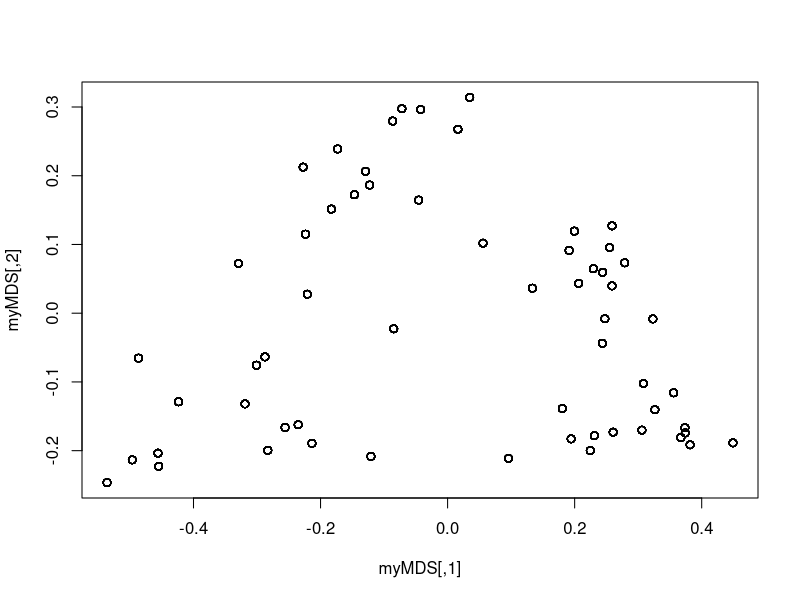
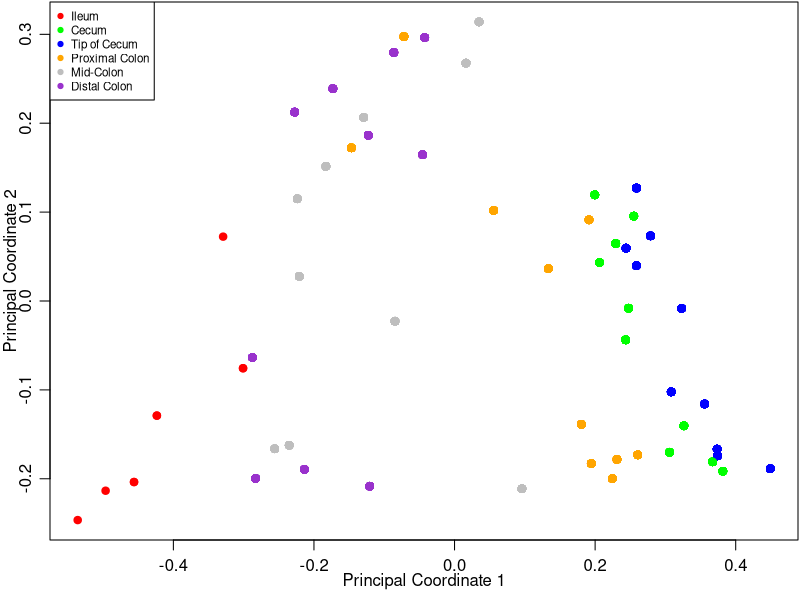

Write R code to recreate these figures, in order. (Note: this script raises an error after producing the figures.)
#===============================================================================
# mouse.R -- Arnaud Somda, Tony Matts, and Michael Campbell
# Arnaud Somda, Tony Matts, and Michael Campbell
# 10/30/13
# Project 6
# CSCI 451
# Fall
#
#-------------------------------------------------------------------------------
#
# Analyzes a single data file to determine if all of the samples taken from a 
# given location (ilium, cecum, etc.) are more similar to one another than to 
# other sample points using Principal Coordinates Analysis and Linear 
# Discriminant Analysis.
#===============================================================================
#setwd(~/Documents/school_fall_13/csci451/proj6Team)
if(length(grep("linux",R.Version()$os))){
	windows <- function( ... ) X11( ... )
}

# read in  data.
mydata = read.csv("mouse.csv", row.names = 1, header = TRUE)

# removes any genera that show-up in only one sample by building an array with all of 
# the indexes of rows that have only one non-zero value.
for(i in 1:nrow(mydata)){
	indexes = which(mydata[i,] >0)
	numNonZero = length(indexes)
	if(numNonZero < 2){
		mydata = mydata[-i,]
	}
}

# gets rid of any rows for which the genus is unknown, naming it “Other”.
taxa = row.names(mydata)
taxaList = strsplit(taxa,";")
taxaMatrix = matrix(unlist(taxaList),nrow=length(taxaList[[1]]))
genusVector = taxaMatrix[6,]
rowsWithOtherInGenus = which(genusVector == "Other")

mydata = t(mydata) #transposes the data.
sampleNames = row.names(mydata) #find sample names by getting row names.

# look for the associated letters for each of the sample points.
indexesOfIleum = grep(".*IL", sampleNames)
indexesOfDColon = grep(".*DC", sampleNames)
indexesOfPColon = grep(".*PC", sampleNames)
indexesOfCTip = grep(".*A", sampleNames)
indexesOfCecum = grep(".*Ce", sampleNames)
indexesOfMColon = grep(".*MC", sampleNames)

# create a vector of colors
myColors = rep("red",59)
myColors[indexesOfCecum] = "green";
myColors[indexesOfCTip] = "blue";
myColors[indexesOfPColon] = "orange";
myColors[indexesOfMColon] = "gray";
myColors[indexesOfDColon] = "darkorchid";

# instantiate classic multidimensional scaling
myMDS = cmdscale(dist(mydata))

# plot the data transformed into two dimensions
plot(myMDS)
myMultiplier = 1
windows(3,3)
par(mar=c(3.0,2.5,.1,.1),mgp = c(1.5, .75, 0))
plot(myMDS,col = myColors,pch = 19,
xlab = "Principal Coordinate 1",
ylab = "Principal Coordinate 2",
cex.lab = 1, cex.axis = 1,bty = "n")
box(lwd = myMultiplier)
myText = c('Ileum', 'Cecum', 'Tip of Cecum', 'Proximal Colon', 'Mid-Colon', 'Distal Colon')
myPCH = rep(19,length(myText))
listOfColors = c("red","green","blue","orange","gray","darkorchid")
colorsForLegend = listOfColors
legend("topleft",myText,pch = myPCH,cex = .7*myMultiplier,
col = colorsForLegend,box.lwd = myMultiplier)
library(MASS)
z <- lda(mydata,myColors,tol = 0)
projectionOntoFirst = as.matrix(mydata) %*% z$scaling[,1]
projectionOntoSec = as.matrix(mydata) %*% z$scaling[,2]
XYs = cbind(projectionOntoFirst, projectionOntoSec)

windows(3,3)
par(mar=c(3.0,2.5,.1,.1),mgp = c(1.5, .75, 0))
plot(projectionOntoFirst, projectionOntoSec,pch = 19,
  col = myColors,cex = 1,
  xlab = "Linear Discriminant 1",
  ylab = "Linear Discriminant 2",
  xlim = c(-5,20),
  cex.lab = 1, cex.axis = 1,bty = "n")
box(lwd = 1)
myText = classNames
myPCH = rep(19,length(myText))
colorsForLegend = listOfColors
legend("bottomright",myText,pch = myPCH,cex = .7,
col = colorsForLegend,box.lwd = 1)

save.image()